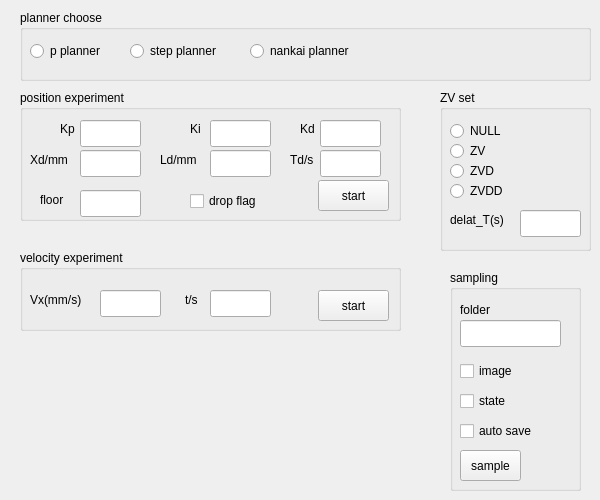
    <widget class="QWidget" name="tab_4">
     <attribute name="title">
      <string>Experiments</string>
     </attribute>
     <widget class="QGroupBox" name="groupBox_7">
      <property name="geometry">
       <rect>
        <x>20</x>
        <y>10</y>
        <width>571</width>
        <height>71</height>
       </rect>
      </property>
      <property name="title">
       <string>planner choose</string>
      </property>
      <widget class="QRadioButton" name="p_planner_radioButton">
       <property name="geometry">
        <rect>
         <x>10</x>
         <y>30</y>
         <width>117</width>
         <height>22</height>
        </rect>
       </property>
       <property name="text">
        <string>p planner</string>
       </property>
      </widget>
      <widget class="QRadioButton" name="step_planner_radioButton">
       <property name="geometry">
        <rect>
         <x>110</x>
         <y>30</y>
         <width>117</width>
         <height>22</height>
        </rect>
       </property>
       <property name="text">
        <string>step planner</string>
       </property>
      </widget>
      <widget class="QRadioButton" name="nankai_planner_radioButton">
       <property name="geometry">
        <rect>
         <x>230</x>
         <y>30</y>
         <width>141</width>
         <height>22</height>
        </rect>
       </property>
       <property name="text">
        <string>nankai planner</string>
       </property>
      </widget>
     </widget>
     <widget class="QGroupBox" name="groupBox_10">
      <property name="geometry">
       <rect>
        <x>20</x>
        <y>90</y>
        <width>381</width>
        <height>131</height>
       </rect>
      </property>
      <property name="title">
       <string>position experiment</string>
      </property>
      <widget class="QPushButton" name="SC_send_pushButton">
       <property name="geometry">
        <rect>
         <x>298</x>
         <y>90</y>
         <width>71</width>
         <height>31</height>
        </rect>
       </property>
       <property name="text">
        <string>start</string>
       </property>
      </widget>
      <widget class="QLineEdit" name="SC_Xd_lineEdit">
       <property name="geometry">
        <rect>
         <x>60</x>
         <y>60</y>
         <width>61</width>
         <height>27</height>
        </rect>
       </property>
      </widget>
      <widget class="QLabel" name="label_21">
       <property name="geometry">
        <rect>
         <x>10</x>
         <y>60</y>
         <width>51</width>
         <height>20</height>
        </rect>
       </property>
       <property name="text">
        <string>Xd/mm</string>
       </property>
      </widget>
      <widget class="QLabel" name="label_22">
       <property name="geometry">
        <rect>
         <x>270</x>
         <y>60</y>
         <width>31</width>
         <height>20</height>
        </rect>
       </property>
       <property name="text">
        <string>Td/s</string>
       </property>
      </widget>
      <widget class="QLineEdit" name="SC_Td_lineEdit">
       <property name="geometry">
        <rect>
         <x>300</x>
         <y>60</y>
         <width>61</width>
         <height>27</height>
        </rect>
       </property>
      </widget>
      <widget class="QLabel" name="label_23">
       <property name="geometry">
        <rect>
         <x>140</x>
         <y>60</y>
         <width>51</width>
         <height>20</height>
        </rect>
       </property>
       <property name="text">
        <string>Ld/mm</string>
       </property>
      </widget>
      <widget class="QLineEdit" name="SC_Ld_lineEdit">
       <property name="geometry">
        <rect>
         <x>190</x>
         <y>60</y>
         <width>61</width>
         <height>27</height>
        </rect>
       </property>
      </widget>
      <widget class="QLineEdit" name="Ki_lineEdit">
       <property name="geometry">
        <rect>
         <x>190</x>
         <y>30</y>
         <width>61</width>
         <height>27</height>
        </rect>
       </property>
       <property name="text">
        <string/>
       </property>
      </widget>
      <widget class="QLineEdit" name="Kd_lineEdit">
       <property name="geometry">
        <rect>
         <x>300</x>
         <y>30</y>
         <width>61</width>
         <height>27</height>
        </rect>
       </property>
      </widget>
      <widget class="QLabel" name="label_11">
       <property name="geometry">
        <rect>
         <x>170</x>
         <y>30</y>
         <width>21</width>
         <height>17</height>
        </rect>
       </property>
       <property name="text">
        <string>Ki</string>
       </property>
      </widget>
      <widget class="QLabel" name="label_12">
       <property name="geometry">
        <rect>
         <x>280</x>
         <y>30</y>
         <width>21</width>
         <height>17</height>
        </rect>
       </property>
       <property name="text">
        <string>Kd</string>
       </property>
      </widget>
      <widget class="QLineEdit" name="Kp_lineEdit">
       <property name="geometry">
        <rect>
         <x>60</x>
         <y>30</y>
         <width>61</width>
         <height>27</height>
        </rect>
       </property>
      </widget>
      <widget class="QLabel" name="label_10">
       <property name="geometry">
        <rect>
         <x>40</x>
         <y>30</y>
         <width>21</width>
         <height>17</height>
        </rect>
       </property>
       <property name="text">
        <string>Kp</string>
       </property>
      </widget>
      <widget class="QLineEdit" name="floor_height_lineEdit">
       <property name="geometry">
        <rect>
         <x>60</x>
         <y>100</y>
         <width>61</width>
         <height>27</height>
        </rect>
       </property>
      </widget>
      <widget class="QCheckBox" name="drop_flag_checkBox">
       <property name="geometry">
        <rect>
         <x>170</x>
         <y>100</y>
         <width>101</width>
         <height>22</height>
        </rect>
       </property>
       <property name="text">
        <string>drop flag</string>
       </property>
      </widget>
      <widget class="QLabel" name="label_37">
       <property name="geometry">
        <rect>
         <x>20</x>
         <y>100</y>
         <width>41</width>
         <height>20</height>
        </rect>
       </property>
       <property name="text">
        <string>floor</string>
       </property>
      </widget>
     </widget>
     <widget class="QGroupBox" name="groupBox_12">
      <property name="geometry">
       <rect>
        <x>440</x>
        <y>90</y>
        <width>151</width>
        <height>161</height>
       </rect>
      </property>
      <property name="title">
       <string>ZV set</string>
      </property>
      <widget class="QLineEdit" name="delta_T_lineEdit">
       <property name="geometry">
        <rect>
         <x>80</x>
         <y>120</y>
         <width>61</width>
         <height>27</height>
        </rect>
       </property>
      </widget>
      <widget class="QLabel" name="label_25">
       <property name="geometry">
        <rect>
         <x>10</x>
         <y>120</y>
         <width>71</width>
         <height>20</height>
        </rect>
       </property>
       <property name="text">
        <string>delat_T(s)</string>
       </property>
      </widget>
      <widget class="QRadioButton" name="ZV_radioButton">
       <property name="geometry">
        <rect>
         <x>10</x>
         <y>50</y>
         <width>61</width>
         <height>22</height>
        </rect>
       </property>
       <property name="text">
        <string>ZV</string>
       </property>
      </widget>
      <widget class="QRadioButton" name="ZVDD_radioButton">
       <property name="geometry">
        <rect>
         <x>10</x>
         <y>90</y>
         <width>81</width>
         <height>22</height>
        </rect>
       </property>
       <property name="text">
        <string>ZVDD</string>
       </property>
      </widget>
      <widget class="QRadioButton" name="ZVD_radioButton">
       <property name="geometry">
        <rect>
         <x>10</x>
         <y>70</y>
         <width>61</width>
         <height>22</height>
        </rect>
       </property>
       <property name="text">
        <string>ZVD</string>
       </property>
      </widget>
      <widget class="QRadioButton" name="NoZV_radioButton">
       <property name="geometry">
        <rect>
         <x>10</x>
         <y>30</y>
         <width>71</width>
         <height>22</height>
        </rect>
       </property>
       <property name="text">
        <string>NULL</string>
       </property>
      </widget>
     </widget>
     <widget class="QGroupBox" name="groupBox_13">
      <property name="geometry">
       <rect>
        <x>450</x>
        <y>270</y>
        <width>131</width>
        <height>221</height>
       </rect>
      </property>
      <property name="title">
       <string>sampling</string>
      </property>
      <widget class="QLineEdit" name="sample_name_lineEdit">
       <property name="geometry">
        <rect>
         <x>10</x>
         <y>50</y>
         <width>101</width>
         <height>27</height>
        </rect>
       </property>
      </widget>
      <widget class="QLabel" name="label_26">
       <property name="geometry">
        <rect>
         <x>10</x>
         <y>30</y>
         <width>51</width>
         <height>20</height>
        </rect>
       </property>
       <property name="text">
        <string>folder</string>
       </property>
      </widget>
      <widget class="QCheckBox" name="auto_sample_checkBox">
       <property name="geometry">
        <rect>
         <x>10</x>
         <y>150</y>
         <width>101</width>
         <height>22</height>
        </rect>
       </property>
       <property name="text">
        <string>auto save</string>
       </property>
      </widget>
      <widget class="QPushButton" name="sample_save_pushButton">
       <property name="geometry">
        <rect>
         <x>10</x>
         <y>180</y>
         <width>61</width>
         <height>31</height>
        </rect>
       </property>
       <property name="text">
        <string>sample</string>
       </property>
      </widget>
      <widget class="QCheckBox" name="state_label_checkBox">
       <property name="geometry">
        <rect>
         <x>10</x>
         <y>120</y>
         <width>101</width>
         <height>22</height>
        </rect>
       </property>
       <property name="text">
        <string>state</string>
       </property>
      </widget>
      <widget class="QCheckBox" name="image_label_checkBox">
       <property name="geometry">
        <rect>
         <x>10</x>
         <y>90</y>
         <width>101</width>
         <height>22</height>
        </rect>
       </property>
       <property name="text">
        <string>image</string>
       </property>
      </widget>
     </widget>
     <widget class="QGroupBox" name="groupBox_14">
      <property name="geometry">
       <rect>
        <x>20</x>
        <y>250</y>
        <width>381</width>
        <height>81</height>
       </rect>
      </property>
      <property name="title">
       <string>velocity experiment</string>
      </property>
      <widget class="QPushButton" name="Vx_send_pushButton">
       <property name="geometry">
        <rect>
         <x>298</x>
         <y>40</y>
         <width>71</width>
         <height>31</height>
        </rect>
       </property>
       <property name="text">
        <string>start</string>
       </property>
      </widget>
      <widget class="QLineEdit" name="Vx_lineEdit">
       <property name="geometry">
        <rect>
         <x>80</x>
         <y>40</y>
         <width>61</width>
         <height>27</height>
        </rect>
       </property>
      </widget>
      <widget class="QLabel" name="label_36">
       <property name="geometry">
        <rect>
         <x>10</x>
         <y>40</y>
         <width>71</width>
         <height>20</height>
        </rect>
       </property>
       <property name="text">
        <string>Vx(mm/s)</string>
       </property>
      </widget>
      <widget class="QLabel" name="label_38">
       <property name="geometry">
        <rect>
         <x>165</x>
         <y>40</y>
         <width>21</width>
         <height>20</height>
        </rect>
       </property>
       <property name="text">
        <string>t/s</string>
       </property>
      </widget>
      <widget class="QLineEdit" name="Vx_t_lineEdit">
       <property name="geometry">
        <rect>
         <x>190</x>
         <y>40</y>
         <width>61</width>
         <height>27</height>
        </rect>
       </property>
      </widget>
     </widget>
    </widget>
